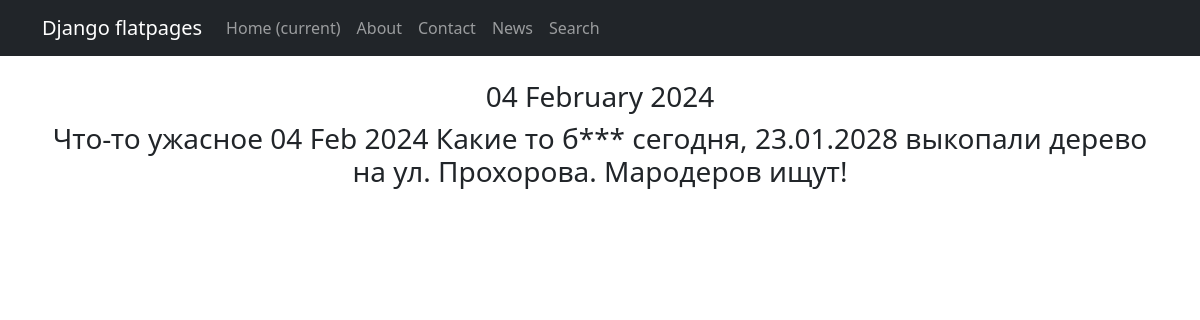
Screenshot of /news/7 with the database file from the repository.
### news/models.py (models this page shows, shortened)
class Post(models.Model):
    author = models.ForeignKey(Author, on_delete=models.CASCADE)
    categoryType = models.CharField(max_length=2, choices=CATEGORY_CHOICES, default=ARTICLE) #Выбор статьи или новости
    dateCreation = models.DateTimeField(auto_now_add=True) #Дата и время создания
    postCategory = models.ManyToManyField(Category, through='PostCategory') #Доп связь с категориями
    title = models.CharField(max_length=128) #Заголовок
    text = models.TextField() #текст
    rating = models.SmallIntegerField(default=0) #Рейтинг

### news/views.py (the view)
# urls.py: path('<int:pk>', NewDetail.as_view(), name='post_detail')
class NewDetail(DetailView):
    model = Post
    template_name = 'flatpages/new.html'
    context_object_name = 'new'

### news/templatetags/castom_filters.py (called while the page is built)
@register.filter()
def censor(value):
    bad_words = ('редиска', 'редиски', 'редисками', 'бяка', 'бяки', 'бука', 'буки', 'буки!', 'буками')
    if not isinstance(value, str):
        raise TypeError(f"unresolved type '{type(value)}' expected  type 'str'")
    specialsimbols=('!', ',', '.', ':', ';')
    for word in value.split():
        if word[len(word)-1] in specialsimbols:
            word = word[:len(word)-1]
        if word.lower() in bad_words:
            value = value.replace(word, f"{word[0]}{'*' * (len(word) - 1)}")
    return value

### news/templatetags/castom_tags.py (called while the page is built)
@register.simple_tag()
def current_time(format_string='%b %d %Y'):
   return datetime.utcnow().strftime(format_string)

### templates/flatpages/new.html (shortened to what this page needs)
{% extends 'flatpages/default.html' %}
{% load castom_filters %}
{% load castom_tags %}
{% block content %}
    <br>
    <h3>{% current_time '%d %B %Y' %}</h3>
    <tr>
        <h3><td>{{ new.title|censor }}</td>
        <td>{{ new.dateCreation|date:'d M Y' }}</td>
        <td>{{ new.text|censor }}</td>
    </tr></h3><br>
{% endblock content %}

### rows the page displays
Post: title|censor "Что-то ужасное", dateCreation "04 Feb 2024", text|censor "Какие то б*** сегодня, 23.01.2028 выкопали дерево на ул. Прохорова. Мародеров ищут!"
